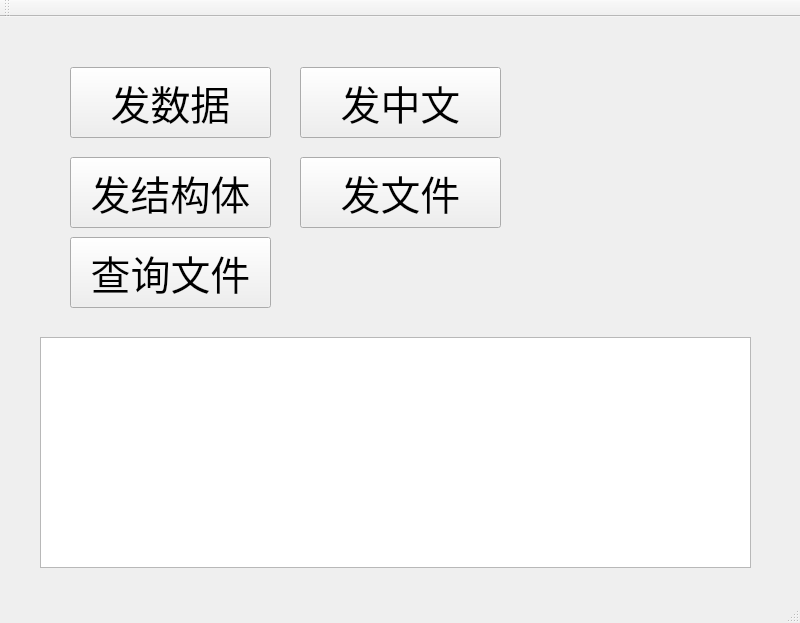
<?xml version="1.0" encoding="UTF-8"?>
<ui version="4.0">
 <class>ClientMainWindow</class>
 <widget class="QMainWindow" name="ClientMainWindow">
  <property name="geometry">
   <rect>
    <x>0</x>
    <y>0</y>
    <width>800</width>
    <height>623</height>
   </rect>
  </property>
  <property name="windowTitle">
   <string>ClientMainWindow</string>
  </property>
  <widget class="QWidget" name="centralWidget">
   <widget class="QPushButton" name="pushButton_send">
    <property name="geometry">
     <rect>
      <x>70</x>
      <y>50</y>
      <width>201</width>
      <height>71</height>
     </rect>
    </property>
    <property name="font">
     <font>
      <pointsize>30</pointsize>
     </font>
    </property>
    <property name="text">
     <string>发数据</string>
    </property>
   </widget>
   <widget class="QPushButton" name="pushButton_send_2">
    <property name="geometry">
     <rect>
      <x>300</x>
      <y>50</y>
      <width>201</width>
      <height>71</height>
     </rect>
    </property>
    <property name="font">
     <font>
      <pointsize>30</pointsize>
     </font>
    </property>
    <property name="text">
     <string>发中文</string>
    </property>
   </widget>
   <widget class="QPushButton" name="pushButton_send_3">
    <property name="geometry">
     <rect>
      <x>70</x>
      <y>140</y>
      <width>201</width>
      <height>71</height>
     </rect>
    </property>
    <property name="font">
     <font>
      <pointsize>30</pointsize>
     </font>
    </property>
    <property name="text">
     <string>发结构体</string>
    </property>
   </widget>
   <widget class="QPushButton" name="pushButton_send_4">
    <property name="geometry">
     <rect>
      <x>300</x>
      <y>140</y>
      <width>201</width>
      <height>71</height>
     </rect>
    </property>
    <property name="font">
     <font>
      <pointsize>30</pointsize>
     </font>
    </property>
    <property name="text">
     <string>发文件</string>
    </property>
   </widget>
   <widget class="QPushButton" name="pushButton_send_5">
    <property name="geometry">
     <rect>
      <x>70</x>
      <y>220</y>
      <width>201</width>
      <height>71</height>
     </rect>
    </property>
    <property name="font">
     <font>
      <pointsize>30</pointsize>
     </font>
    </property>
    <property name="text">
     <string>查询文件</string>
    </property>
   </widget>
   <widget class="QTableView" name="tableView">
    <property name="geometry">
     <rect>
      <x>40</x>
      <y>320</y>
      <width>711</width>
      <height>231</height>
     </rect>
    </property>
   </widget>
  </widget>
  <widget class="QMenuBar" name="menuBar">
   <property name="geometry">
    <rect>
     <x>0</x>
     <y>0</y>
     <width>800</width>
     <height>26</height>
    </rect>
   </property>
  </widget>
  <widget class="QToolBar" name="mainToolBar">
   <attribute name="toolBarArea">
    <enum>TopToolBarArea</enum>
   </attribute>
   <attribute name="toolBarBreak">
    <bool>false</bool>
   </attribute>
  </widget>
  <widget class="QStatusBar" name="statusBar"/>
 </widget>
 <layoutdefault spacing="6" margin="11"/>
 <resources/>
 <connections/>
</ui>
